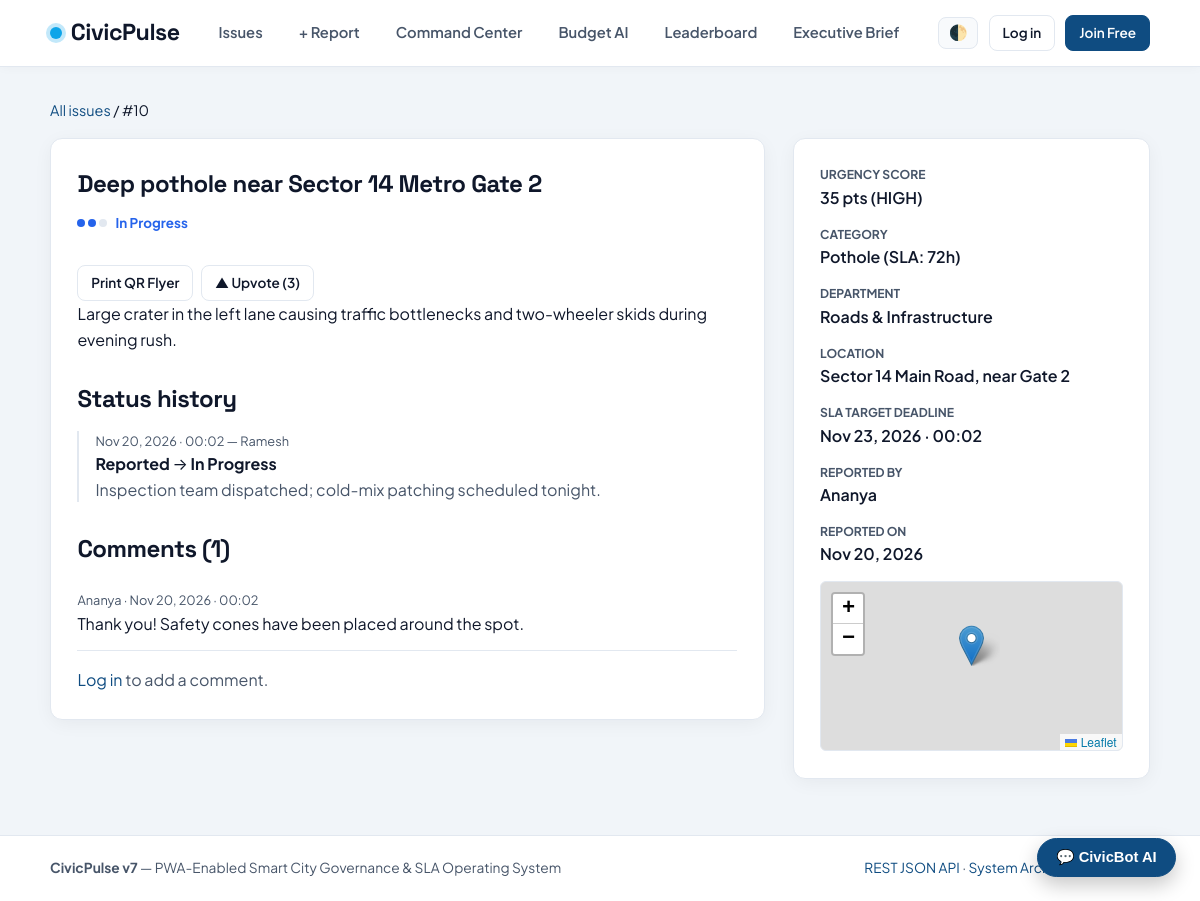
Screenshot of /issues/10/ with the database file from the repository.
### issues/models.py (models this page shows, shortened)
class Issue(models.Model):
    STATUS_CHOICES = [
        ('reported', 'Reported'),
        ('in_progress', 'In Progress'),
        ('resolved', 'Resolved'),
    ]
    title = models.CharField(max_length=200)
    description = models.TextField()
    location = models.CharField(max_length=255)
    latitude = models.FloatField(null=True, blank=True)
    longitude = models.FloatField(null=True, blank=True)
    photo = models.ImageField(upload_to='issue_photos/', blank=True, null=True)
    resolution_photo = models.ImageField(upload_to='resolution_photos/', blank=True, null=True)
    category = models.ForeignKey(Category, on_delete=models.PROTECT, related_name='issues')
    department = models.ForeignKey(
        Department, on_delete=models.SET_NULL, null=True, blank=True, related_name='issues'
    )
    status = models.CharField(max_length=20, choices=STATUS_CHOICES, default='reported')
    reported_by = models.ForeignKey(User, on_delete=models.CASCADE, related_name='reported_issues')
    upvotes = models.ManyToManyField(User, blank=True, related_name='upvoted_issues')
    citizen_verified = models.BooleanField(default=False)
    created_at = models.DateTimeField(auto_now_add=True)
    due_at = models.DateTimeField(null=True, blank=True)
    resolved_at = models.DateTimeField(null=True, blank=True)
    class Meta:
        ordering = ['-created_at']
    @property
    def is_overdue(self):
        return bool(self.status != 'resolved' and self.due_at and timezone.now() > self.due_at)
    @property
    def upvote_count(self):
        return self.upvotes.count()
    @property
    def priority_score(self):
        if self.status == 'resolved':
            return 0
        weight = self.category.severity_weight if self.category else 2
        score = (weight * 10) + (self.upvotes.count() * 5)
        if self.is_overdue:
            score += 35
        return score
    @property
    def priority_level(self):
        s = self.priority_score
        if s >= 50:
            return 'critical'
        if s >= 25:
            return 'high'
        return 'normal'

class StatusUpdate(models.Model):
    issue = models.ForeignKey(Issue, on_delete=models.CASCADE, related_name='updates')
    old_status = models.CharField(max_length=20, choices=Issue.STATUS_CHOICES)
    new_status = models.CharField(max_length=20, choices=Issue.STATUS_CHOICES)
    updated_by = models.ForeignKey(User, on_delete=models.SET_NULL, null=True)
    remarks = models.TextField(blank=True)
    timestamp = models.DateTimeField(auto_now_add=True)
    class Meta:
        ordering = ['timestamp']

class Comment(models.Model):
    issue = models.ForeignKey(Issue, on_delete=models.CASCADE, related_name='comments')
    user = models.ForeignKey(User, on_delete=models.CASCADE)
    text = models.TextField(max_length=1000)
    created_at = models.DateTimeField(auto_now_add=True)
    class Meta:
        ordering = ['created_at']

class Category(models.Model):
    name = models.CharField(max_length=80, unique=True)
    department = models.ForeignKey(
        Department, on_delete=models.SET_NULL, null=True, blank=True, related_name='categories'
    )
    sla_hours = models.PositiveIntegerField(default=72, help_text='Target resolution window in hours')
    severity_weight = models.PositiveIntegerField(default=2, help_text='Base urgency multiplier (1-5)')
    class Meta:
        verbose_name_plural = 'Categories'

class Department(models.Model):
    name = models.CharField(max_length=120, unique=True)
    contact_email = models.EmailField()
    officials = models.ManyToManyField(User, blank=True, related_name='departments')

### issues/views.py (the view)
# urls.py: path('issues/<int:pk>/', views.issue_detail, name='issue_detail'),
def issue_detail(request, pk):
    issue = get_object_or_404(Issue.objects.select_related('category', 'department', 'reported_by'), pk=pk)
    if request.method == 'POST':
        if not request.user.is_authenticated:
            return redirect('login')
        comment_form = CommentForm(request.POST)
        if comment_form.is_valid():
            comment = comment_form.save(commit=False)
            comment.issue = issue
            comment.user = request.user
            comment.save()
            if issue.reported_by != request.user:
                Notification.objects.create(
                    recipient=issue.reported_by,
                    issue=issue,
                    message=f"{request.user.username} commented on your issue #{issue.pk}: {issue.title[:45]}"
                )
            messages.success(request, 'Comment posted.')
            return redirect(issue.get_absolute_url())
    else:
        comment_form = CommentForm()
    can_edit = request.user == issue.reported_by and issue.status == 'reported'
    can_manage = _is_official(request.user)
    user_upvoted = request.user.is_authenticated and issue.upvotes.filter(pk=request.user.pk).exists()
    return render(request, 'issues/issue_detail.html', {
        'issue': issue,
        'updates': issue.updates.select_related('updated_by'),
        'comments': issue.comments.select_related('user'),
        'comment_form': comment_form,
        'can_edit': can_edit,
        'can_manage': can_manage,
        'user_upvoted': user_upvoted,
    })

### issues/context_processors.py (called while the page is built, shortened)
def nav_badges(request):
    broadcast_msg = cache.get('civicpulse_emergency_broadcast', '')
    if not request.user.is_authenticated:
        return {
            'is_official': False,
            'unread_notifications': [],
            'unread_count': 0,
            'emergency_broadcast': broadcast_msg,
        }

### issues/views.py (called while the page is built)
def _is_official(user):
    return user.is_authenticated and (user.is_staff or user.departments.exists())

### templates/issues/issue_detail.html (shortened to what this page needs)
{% extends "base.html" %}
{% block content %}
<nav class="crumb" aria-label="Breadcrumb">
  <a href="{% url 'home' %}">All issues</a> / <span>#{{ issue.pk }}</span>
</nav>
<article class="detail">
  <div class="detail-main">
    <header class="detail-head" style="display:flex; justify-content:space-between; align-items:flex-start; gap:1rem; flex-wrap:wrap;">
      <div>
        <h1>{{ issue.title }}</h1>
        <div class="detail-status">
          <span class="lane lane--{{ issue.status }}" aria-hidden="true"><i></i><i></i><i></i></span>
          <span class="status-text status-text--{{ issue.status }}">{{ issue.get_status_display }}</span>
        </div>
      </div>
      <div style="display:flex; gap:0.5rem; flex-wrap:wrap;">
        <a href="{% url 'issue_poster' issue.pk %}" target="_blank" class="btn btn--small btn--ghost">Print QR Flyer</a>
        {% if user.is_authenticated %}
          <button type="button" id="upvote-btn"
                  data-url="{% url 'toggle_upvote' issue.pk %}"
                  data-csrf="{{ csrf_token }}"
                  class="btn btn--small {% if not user_upvoted %}btn--ghost{% endif %}">
            ▲ <span id="upvote-label">{% if user_upvoted %}Upvoted{% else %}I'm affected{% endif %}</span> (<span id="upvote-count">{{ issue.upvote_count }}</span>)
          </button>
        {% else %}
          <a class="btn btn--small btn--ghost" href="{% url 'login' %}?next={{ request.path }}">▲ Upvote ({{ issue.upvote_count }})</a>
        {% endif %}
      </div>
    </header>
    <p class="detail-desc">{{ issue.description|linebreaksbr }}</p>
    <section class="section" aria-labelledby="timeline-h">
      <h2 id="timeline-h" style="margin-bottom:0.5rem;">Status history</h2>
      {% if updates %}
        <ol class="timeline">
          {% for u in updates %}
            <li>
              <div class="when">{{ u.timestamp|date:"M j, Y · H:i" }}{% if u.updated_by %} — {{ u.updated_by.first_name|default:u.updated_by.username }}{% endif %}</div>
              <div><strong>{{ u.get_old_status_display }}</strong> → <strong>{{ u.get_new_status_display }}</strong></div>
              {% if u.remarks %}<p class="muted">{{ u.remarks }}</p>{% endif %}
            </li>
          {% endfor %}
        </ol>
      {% else %}
        <p class="muted" style="margin-bottom:1.5rem;">No status changes recorded yet.</p>
      {% endif %}
    </section>
    <section class="section" aria-labelledby="comments-h">
      <h2 id="comments-h" style="margin-bottom:0.5rem;">Comments ({{ comments|length }})</h2>
      {% for c in comments %}
        <div class="comment">
          <div class="when">{{ c.user.first_name|default:c.user.username }} · {{ c.created_at|date:"M j, Y · H:i" }}</div>
          <p>{{ c.text|linebreaksbr }}</p>
        </div>
      {% empty %}
        <p class="muted" style="margin-bottom:1rem;">No comments yet.</p>
      {% endfor %}
      {% if user.is_authenticated %}
        <form method="post" style="margin-top:1rem;">
          {% csrf_token %}
          <div class="field {% if comment_form.text.errors %}field--error{% endif %}">
            {{ comment_form.text.label_tag }}
            {{ comment_form.text }}
            {% if comment_form.text.errors %}<div class="error">{{ comment_form.text.errors.0 }}</div>{% endif %}
          </div>
          <button type="submit" class="btn btn--small">Post comment</button>
        </form>
      {% else %}
        <p class="muted" style="margin-top:1rem;"><a href="{% url 'login' %}?next={{ request.path }}">Log in</a> to add a comment.</p>
      {% endif %}
    </section>
  </div>
  <aside class="detail-side">
    <dl class="facts">
      <dt>Urgency Score</dt>
      <dd>{{ issue.priority_score }} pts ({{ issue.priority_level|upper }})</dd>
      <dt>Category</dt>
      <dd>{{ issue.category.name }} (SLA: {{ issue.category.sla_hours }}h)</dd>
      <dt>Department</dt>
      <dd>{% if issue.department %}{{ issue.department.name }}{% else %}Unassigned{% endif %}</dd>
      <dt>Location</dt>
      <dd>{{ issue.location }}</dd>
      {% if issue.due_at and issue.status != 'resolved' %}
        <dt>SLA Target Deadline</dt>
        <dd {% if issue.is_overdue %}style="color:var(--danger); font-weight:700;"{% endif %}>
          {{ issue.due_at|date:"M j, Y · H:i" }}
        </dd>
      {% endif %}
      <dt>Reported by</dt>
      <dd>{{ issue.reported_by.first_name|default:issue.reported_by.username }}</dd>
      <dt>Reported on</dt>
      <dd>{{ issue.created_at|date:"M j, Y" }}</dd>
    </dl>
    {% if issue.latitude and issue.longitude %}
      <div id="detail-mini-map" data-lat="{{ issue.latitude }}" data-lng="{{ issue.longitude }}"
           style="height:170px; border-radius:6px; border:1px solid var(--border); margin-top:0.5rem;"></div>
    {% endif %}
  </aside>
</article>
{% endblock %}

### static/css/style.css (style rules this page uses)
:root { --bg: #f1f5f9; --surface: #ffffff; --surface-alt: #f8fafc; --text: #0f172a; --muted: #475569; --border: #e2e8f0; --primary: #0f4c81; --primary-hover: #0a365c; --accent: #0ea5e9; --reported: #d97706; --in-progress: #2563eb; --resolved: #16a34a; --danger: #dc2626; --radius: 12px; --shadow: 0 4px 20px -2px rgba(15, 23, 42, 0.06); }
* { box-sizing: border-box; margin: 0; padding: 0; }
body { font-family: 'Plus Jakarta Sans', -apple-system, BlinkMacSystemFont, sans-serif; background: var(--bg); color: var(--text); line-height: 1.6; display: flex; flex-direction: column; min-height: 100vh; transition: background 0.2s ease, color 0.2s ease; }
h1, h2, h3, .brand { font-family: 'Space Grotesk', sans-serif; letter-spacing: -0.02em; }
a { color: var(--primary); text-decoration: none; }
.btn { display: inline-flex; align-items: center; justify-content: center; gap: 0.4rem; background: var(--primary); color: #fff; padding: 0.6rem 1.15rem; border-radius: 8px; font-weight: 600; border: 1px solid var(--primary); cursor: pointer; font-size: 0.92rem; transition: transform 0.12s ease, background 0.15s ease; }
.btn--small { padding: 0.38rem 0.8rem; font-size: 0.85rem; }
.btn--ghost { background: var(--surface); color: var(--text); border-color: var(--border); }
.status-text { font-size: 0.84rem; font-weight: 700; }
.status-text--in_progress { color: var(--in-progress); }
.lane { display: inline-flex; gap: 3px; }
.lane i { width: 8px; height: 8px; border-radius: 50%; background: var(--border); }
.lane--in_progress i:nth-child(1), .lane--in_progress i:nth-child(2) { background: var(--in-progress); }
.crumb { margin-bottom: 1rem; font-size: 0.9rem; }
.detail { display: grid; grid-template-columns: 2fr 1fr; gap: 1.75rem; align-items: start; }
.detail-main, .detail-side { background: var(--surface); border: 1px solid var(--border); border-radius: var(--radius); padding: 1.65rem; box-shadow: var(--shadow); }
.detail-status { display: flex; align-items: center; gap: 0.5rem; margin: 0.5rem 0 1rem; flex-wrap: wrap; }
.detail-desc { margin-bottom: 1.75rem; }
.facts dt { font-size: 0.76rem; text-transform: uppercase; color: var(--muted); font-weight: 700; }
.facts dd { margin-bottom: 0.9rem; font-weight: 600; }
.timeline { list-style: none; border-left: 2px solid var(--border); padding-left: 1rem; margin: 0.75rem 0 1.75rem; }
.timeline li { margin-bottom: 1rem; }
.when { font-size: 0.8rem; color: var(--muted); }
.comment { padding: 0.85rem 0; border-bottom: 1px solid var(--border); }
.muted { color: var(--muted); }

### rows the page displays
Issue: pk "10", title "Deep pothole near Sector 14 Metro Gate 2", status "In Progress", upvote_count "3", description "Large crater in the left lane causing traffic bottlenecks and two-wheeler skids during evening rush.", priority_score "35", priority_level "HIGH", category.name "Pothole", category.sla_hours "72", department.name "Roads & Infrastructure", location "Sector 14 Main Road, near Gate 2", due_at "Nov 23, 2026 · 00:02", reported_by.first_name "Ananya", created_at "Nov 20, 2026"
StatusUpdate: timestamp "Nov 20, 2026 · 00:02", updated_by.first_name "Ramesh", old_status "Reported", new_status "In Progress", remarks "Inspection team dispatched; cold-mix patching scheduled tonight."
Comment: user.first_name "Ananya", created_at "Nov 20, 2026 · 00:02", text "Thank you! Safety cones have been placed around the spot."

### other values shown
{{ comments|length }} "1"
